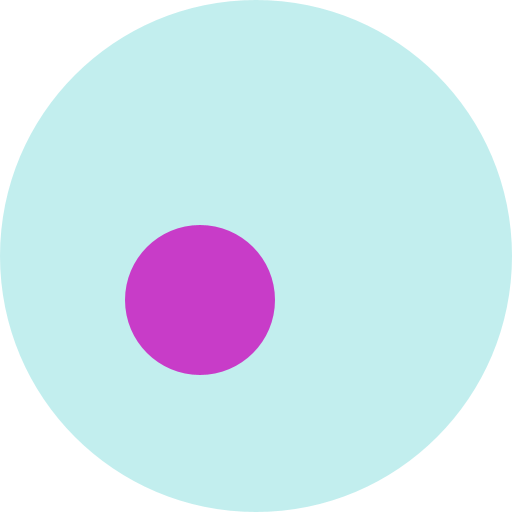
Frame 1 (no input)
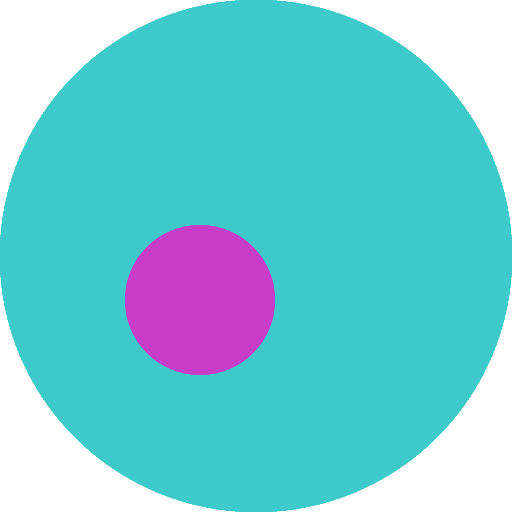
Frame 60 (the mouse pressed at the canvas centre just before this capture)
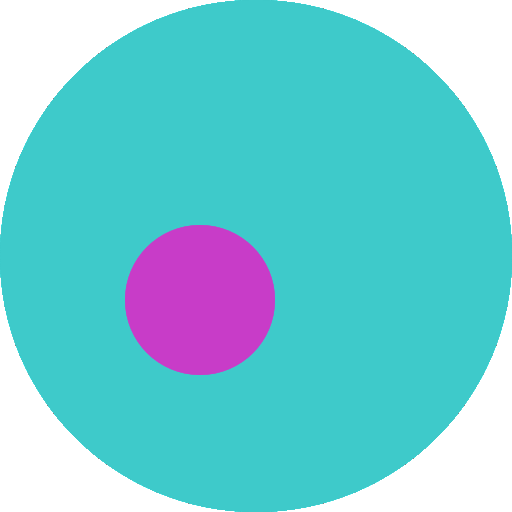
Frame 120 (the mouse held since frame 60 and released just before this capture)

The Processing sketch that drew these frames (run headless with seeded random() and noise(); from frame 60 on, the mouse is pressed at the canvas centre):

// Processing sketch: untitled
// ── untitled.pde
void setup() {
	size(512, 512);
	background(255, 255, 255, 100);
}

void draw() {
	noStroke();
	fill(60, 200, 200,80);
ellipse(width/2, height/2, width, height);
fill(200, 60, 200, 255);	
ellipse(200, 300, 150, 150);
}
